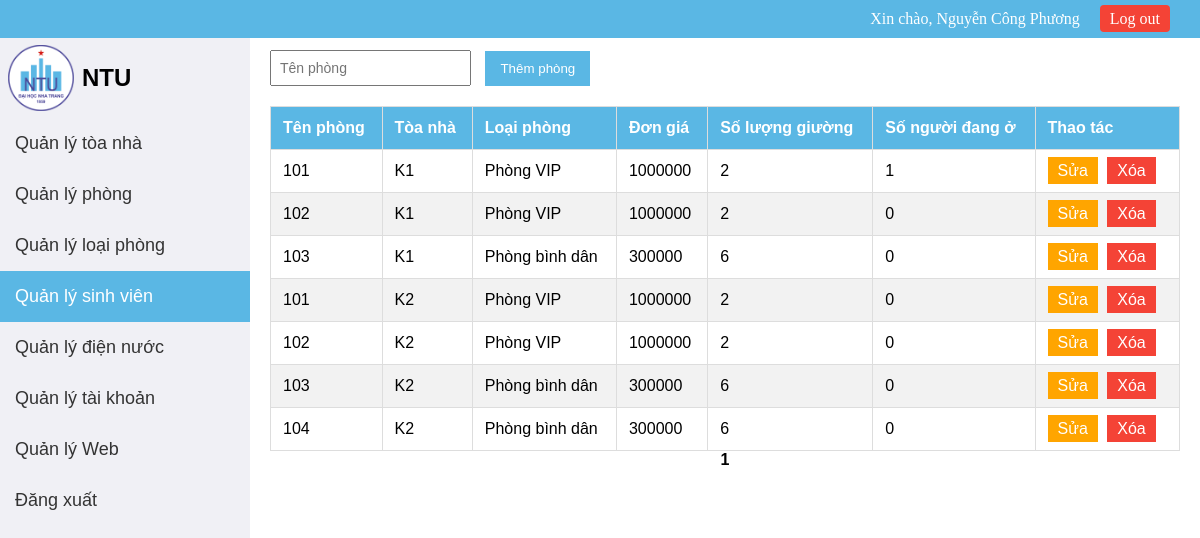
The app's page /room.php (signed in) with its own data.
### tables this page shows
CREATE TABLE `phong` (
  `PhongID` int(11) NOT NULL,
  `ToaNhaID` int(11) DEFAULT NULL,
  `LoaiPhongID` int(11) DEFAULT NULL,
  `TenPhong` varchar(30) NOT NULL,
  `TinhTrang` varchar(30) DEFAULT NULL,
  `SoLuongGiuong` int(11) DEFAULT NULL
);

CREATE TABLE `toanha` (
  `ToaNhaID` int(11) NOT NULL,
  `TenToaNha` varchar(30) NOT NULL,
  `MoTa` text DEFAULT NULL
);

CREATE TABLE `loaiphong` (
  `LoaiPhongID` int(11) NOT NULL,
  `TenLoaiPhong` varchar(30) NOT NULL,
  `DonGia` float NOT NULL,
  `MoTa` text DEFAULT NULL
);

### room.php (the view, shortened to what this page needs)
<?php
include('db_connect.php');
$rowsPerPage = 10;
$offset = ($_GET['page'] - 1) * $rowsPerPage;
$result = mysqli_query($conn, "
    SELECT
        phong.PhongID,
        phong.TenPhong,
        toanha.TenToaNha,
        loaiphong.TenLoaiPhong,
        loaiphong.DonGia,
        phong.SoLuongGiuong,
        COUNT(sinhvien.SinhVienID) as SoNguoiDangO
    FROM
        phong
    LEFT JOIN
        toanha ON phong.ToaNhaID = toanha.ToaNhaID
    LEFT JOIN
        loaiphong ON phong.LoaiPhongID = loaiphong.LoaiPhongID
    LEFT JOIN
        sinhvien ON phong.PhongID = sinhvien.PhongID
    GROUP BY
        phong.PhongID
    LIMIT $offset, $rowsPerPage
");
?>
<div class="main-content">
    <div class="filter-section">
        <input type="text" placeholder="Tên phòng">
        <button id="addRoomBtn">Thêm phòng</button>
    </div>
    <table class="room-table">
        <thead>
            <tr>
                <th>Tên phòng</th>
                <th>Tòa nhà</th>
                <th>Loại phòng</th>
                <th>Đơn giá</th>
                <th>Số lượng giường</th>
                <th>Số người đang ở</th>
                <th>Thao tác</th>
            </tr>
        </thead>
        <tbody>
            <?php
            if ($result->num_rows > 0) {
                while ($row = $result->fetch_assoc()) {
                    echo "<tr>";
                    echo "<td>" . $row["TenPhong"] . "</td>";
                    echo "<td>" . $row["TenToaNha"] . "</td>";
                    echo "<td>" . $row["TenLoaiPhong"] . "</td>";
                    echo "<td>" . $row["DonGia"] . "</td>";
                    echo "<td>" . $row["SoLuongGiuong"] . "</td>";
                    echo "<td>" . $row["SoNguoiDangO"] . "</td>";
                    echo "<td>
                            <a href='change_room.php?PhongID=" . $row['PhongID'] . "' class='edit-btn'>Sửa</a>
                            <a href='delete_room.php?PhongID=" . $row['PhongID'] . "' class='delete-btn' onclick='return confirm(\"Bạn có chắc chắn muốn xóa phòng này?\")'>Xóa</a>
                          </td>";
                    echo "</tr>";
                }
            } else {
                echo "<tr><td colspan='7'>Không có phòng nào.</td></tr>";
            }
            ?>
        </tbody>
    </table>
    <?php
    $totalResult = mysqli_query($conn, 'SELECT * FROM phong');
    $numRows = mysqli_num_rows($totalResult);
    $maxPage = floor($numRows / $rowsPerPage) + 1;
    echo "<p align='center'>";
    for ($i = 1; $i <= $maxPage; $i++) {
        if ($i == $_GET['page']) {
            echo '<b>' . $i . '</b> ';
        } else {
            echo "<a href='room.php?page=" . $i . "'>" . $i . "</a> ";
        }
    }
    echo "</p>";
    ?>
</div>

### css/style.css (style rules this page uses)
* { margin: 0px; padding: 0px; }
a { text-decoration: none; }
.sidebar { width: 250px; background-color: #f0f0f5; height: 100vh; position: fixed; top: 38px; font-family: Arial, sans-serif; z-index: 1; }
.sidebar ul { list-style-type: none; padding: 0; }
.sidebar ul li { padding: 0; text-align: left; }
.sidebar ul li a { text-decoration: none; color: #333; font-size: 18px; display: block; padding: 15px; width: 100%; height: 100%; box-sizing: border-box; font-family: Arial, sans-serif; }
.sidebar ul li a.active { background-color: #5AB7E4; color: #fff; }
.main-content { margin-left: 250px; padding: 20px; padding-top: 50px; font-family: Arial, sans-serif; }
.logo { height: 80px; display: flex; align-items: center; color: #000000; }
.logo img { margin: 8px; width: 66px; }
.logo span { font-size: 24px; font-weight: bold; }
.headerbar { position: fixed; top: 0; left: 0; width: calc(100%); background-color: #5AB7E4; color: #fff; padding: 10px 20px; display: flex; justify-content: flex-end; align-items: center; z-index: 1; }
.welcome-message { margin-right: 20px; font-size: 16px; }
.logout a { color: #fff; text-decoration: none; font-size: 16px; padding: 5px 10px; background-color: #f44336; border-radius: 4px; transition: background-color 0.3s ease; margin-right: 50px; }

### css/student.css (style rules this page uses)
a { text-decoration: none; }
header, .sidebar { margin-bottom: 20px; }
.filter-section { margin-bottom: 20px; }
.filter-section select, .filter-section input { padding: 8px; margin-right: 10px; font-size: 14px; }
.filter-section button { padding: 10px 15px; background-color: #5AB7E4; color: white; border: none; cursor: pointer; }
button { padding: 10px 20px; background-color: #5AB7E4; color: white; border: none; cursor: pointer; }

### css/account.css (style rules this page uses)
a { text-decoration: none; }
header, .sidebar { margin-bottom: 20px; }
.filter-section { margin-bottom: 20px; }
.filter-section select, .filter-section input { padding: 8px; margin-right: 10px; font-size: 14px; }
.filter-section button { padding: 10px 15px; background-color: #5AB7E4; color: white; border: none; cursor: pointer; }
button { padding: 10px 20px; background-color: #5AB7E4; color: white; border: none; cursor: pointer; }

### css/room.css (style rules this page uses)
a { text-decoration: none; }
header, .sidebar { margin-bottom: 20px; }
.filter-section { margin-bottom: 20px; }
.filter-section select, .filter-section input { padding: 8px; margin-right: 10px; font-size: 14px; }
.filter-section button { padding: 10px 15px; background-color: #5AB7E4; color: white; border: none; cursor: pointer; }
.room-table { width: 100%; border-collapse: collapse; margin-top: 20px; }
.room-table th, .room-table td { padding: 12px; border: 1px solid #ddd; text-align: left; }
.room-table th { background-color: #5AB7E4; color: white; }
.room-table tr:nth-child(even) { background-color: #f2f2f2; }
.room-table .edit-btn, .room-table .delete-btn { padding: 5px 10px; margin-right: 5px; border: none; cursor: pointer; }
.room-table .edit-btn { background-color: #ffa500; color: white; }
.room-table .delete-btn { width: 40px; height: 26px; background-color: #f44336; color: white; }
button { padding: 10px 20px; background-color: #5AB7E4; color: white; border: none; cursor: pointer; }

### records on screen
phong: TenPhong "101", ToaNhaID.TenToaNha "K1", LoaiPhongID.TenLoaiPhong "Phòng VIP", LoaiPhongID.DonGia "1000000", SoLuongGiuong "2", SoNguoiDangO "1"
phong: TenPhong "102", ToaNhaID.TenToaNha "K1", LoaiPhongID.TenLoaiPhong "Phòng VIP", LoaiPhongID.DonGia "1000000", SoLuongGiuong "2", SoNguoiDangO "0"
phong: TenPhong "103", ToaNhaID.TenToaNha "K1", LoaiPhongID.TenLoaiPhong "Phòng bình dân", LoaiPhongID.DonGia "300000", SoLuongGiuong "6", SoNguoiDangO "0"
phong: TenPhong "101", ToaNhaID.TenToaNha "K2", LoaiPhongID.TenLoaiPhong "Phòng VIP", LoaiPhongID.DonGia "1000000", SoLuongGiuong "2", SoNguoiDangO "0"
phong: TenPhong "102", ToaNhaID.TenToaNha "K2", LoaiPhongID.TenLoaiPhong "Phòng VIP", LoaiPhongID.DonGia "1000000", SoLuongGiuong "2", SoNguoiDangO "0"
phong: TenPhong "103", ToaNhaID.TenToaNha "K2", LoaiPhongID.TenLoaiPhong "Phòng bình dân", LoaiPhongID.DonGia "300000", SoLuongGiuong "6", SoNguoiDangO "0"
phong: TenPhong "104", ToaNhaID.TenToaNha "K2", LoaiPhongID.TenLoaiPhong "Phòng bình dân", LoaiPhongID.DonGia "300000", SoLuongGiuong "6", SoNguoiDangO "0"
